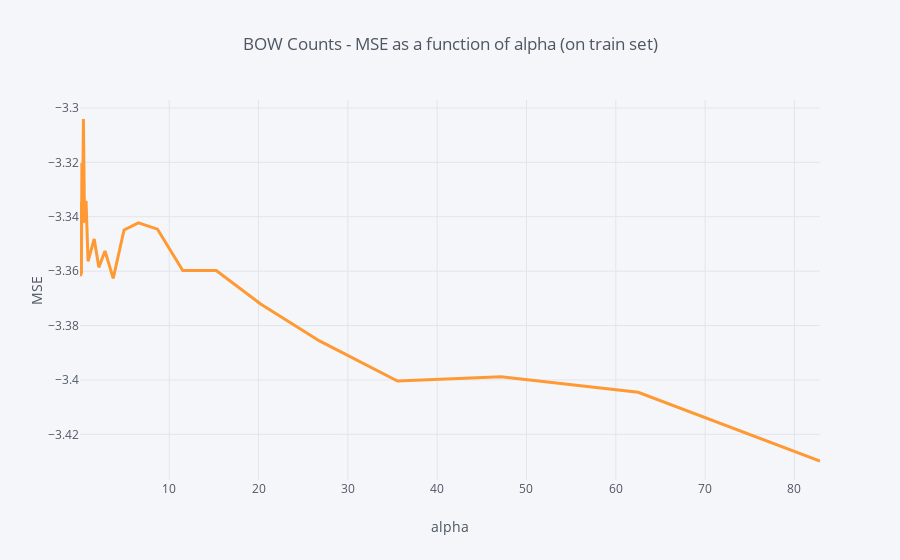

Notebook code for this chart:
### Code cell
cv_results = pd.DataFrame(MSE_by_alpha, columns = ['alpha', 'MSE'])
cv_results.query('alpha < 100').set_index('alpha').MSE.iplot(title = 'BOW Counts - MSE as a function of alpha (on train set)', xTitle = 'alpha', yTitle = 'MSE', width = 3, hline=(0,0))

### Figure 1 — Plotly figure (JSON) as saved in the notebook; plotly's stock layout.template omitted (floating-point values rounded to 4 significant figures)
{"data": [{"line": {"color": "rgba(255, 153, 51, 1.0)", "dash": "solid", "shape": "linear", "width": 3}, "mode": "lines", "name": "MSE", "text": "", "type": "scatter", "x": [0.01, 0.01326, 0.01758, 0.0233, 0.03089, 0.04095, 0.05429, 0.07197, 0.09541, 0.1265, 0.1677, 0.2223, 0.2947, 0.3907, 0.5179, 0.6866, 0.9103, 1.207, 1.6, 2.121, 2.812, 3.728, 4.942, 6.551, 8.685, 11.51, 15.26, 20.24, 26.83, 35.56, 47.15, 62.51, 82.86], "y": [-3.337, -3.352, -3.356, -3.349, -3.353, -3.354, -3.342, -3.335, -3.362, -3.337, -3.361, -3.32, -3.342, -3.304, -3.342, -3.334, -3.356, -3.353, -3.348, -3.359, -3.353, -3.363, -3.345, -3.342, -3.345, -3.36, -3.36, -3.372, -3.386, -3.4, -3.399, -3.405, -3.43]}], "layout": {"autosize": true, "legend": {"bgcolor": "#F5F6F9", "font": {"color": "#4D5663"}}, "paper_bgcolor": "#F5F6F9", "plot_bgcolor": "#F5F6F9", "shapes": [{"line": {"color": "#db4052", "dash": "solid", "width": 1}, "type": "line", "x0": 0, "x1": 1, "xref": "paper", "y0": [0, 0], "y1": [0, 0], "yref": "y"}], "title": {"font": {"color": "#4D5663"}, "text": "BOW Counts - MSE as a function of alpha (on train set)"}, "xaxis": {"autorange": true, "gridcolor": "#E1E5ED", "range": [0.01, 82.86], "showgrid": true, "tickfont": {"color": "#4D5663"}, "title": {"font": {"color": "#4D5663"}, "text": "alpha"}, "type": "linear", "zerolinecolor": "#E1E5ED"}, "yaxis": {"autorange": true, "gridcolor": "#E1E5ED", "range": [-3.437, -3.297], "showgrid": true, "tickfont": {"color": "#4D5663"}, "title": {"font": {"color": "#4D5663"}, "text": "MSE"}, "type": "linear", "zerolinecolor": "#E1E5ED"}}}
